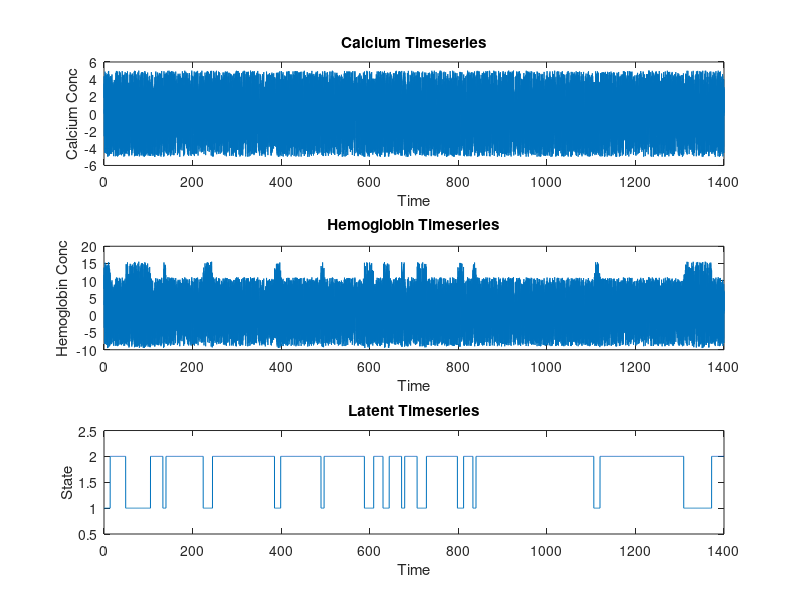

MATLAB code for this plot: (Note: this script raises an error after producing the figure.)
% Zachary Loschinskey
% Dr. Anna Devor Rotation
% January 2024
% Generation of a test dataset for Input-Output HMM Training

% Zachary Loschinskey
% Dr. Anna Devor Rotation
% January 2024
% Generation of a test dataset for Input-Output HMM Training

%--------------------------------------------------------------------------
% Input variable x and output variable y will be used
%
% Two different dual alpha function relationships between x and y will be used
% to generate the test dataset
%
% The final dataset will be a timeseries of the input and output variables
% with defined stretches of each different linear relationship
%
% The goal is to use this dataset to help me write, verify, and fully
% understand input-output HMM expectation-maximization so that I can
% implement the IOHMM for neurovascular states relating Hb to Ca2+ through
% alpha functions
%--------------------------------------------------------------------------


function [Ca, Hb, latent, transition_probabilities, E] = gen_linear_data()
    % transition_probabilities = [0.75, 0.25;  % Probability of staying in same state or transitioning
                            %        0.12, 0.88]; % Probability of transitioning to the other state or staying
    transition_probabilities = [0.75 .25; 
        0.12 0.88];
    % Define range of x values -> constructed so that there are 70 points
    x = 0:1:100;

    % Define the two linear relationships
    E = [2.5 3; 2 1];  % m1 b1; m2 b2

    
    
    %% Generating the data set
    % Create the dataset for the IOHMM
    num_samples = 200;
    
    Ca = [];
    Hb = [];
    latent = [];
    
    % Generate the dataset
    current_state = 1; % Start in state 1
    for sample = 1:num_samples
        % Record the current state
        latent = [latent; current_state];
        
        % Generate 70 calcium sample random number between -5 and 5
        calcium_values = zeros(1, 70);
        for chim =1:70
            calcium_values(chim) = -5 + 10 * rand();
        end
    
        % Set the standard deviation for the noise
        noise_std = 0.02;
        
        % Generate random noise with the same size as calcium_values
        noise = noise_std * randn(size(calcium_values));
        
        % Add noise to each element of calcium_values
        % % % calcium_values_with_noise = calcium_values + noise;
        calcium_values_with_noise = calcium_values + noise;

        % Generate data point based on the current state and the randomly selected position
        if current_state == 1
            Hb_values = calcium_values_with_noise.*E(1,1) + E(1,2);
    
            Ca = [Ca; calcium_values]; % Record input
            Hb = [Hb; Hb_values]; % Record output
        else
            % Generate data from y1 with noise
            % Hb_values = conv(calcium_values_with_noise, dual_alpha2, 'full');
            % Hb_values = Hb_values(1:70) + offset;
            Hb_values = calcium_values_with_noise.*E(2,1) + E(2,2);

            Ca = [Ca; calcium_values]; % Record input
            Hb = [Hb; Hb_values]; % Record output
        end
        
        % Transition to next state based on transition probabilities
        if rand < transition_probabilities(current_state, current_state)
            % Stay in the current state
            continue;
        else
            % Transition to the other state
            current_state = 3 - current_state; % Flip between 1 and 2
        end
    end
    
    
    
    %% Plotting the synthetic dataset
    figure()
    
    t = linspace(0, 7 * num_samples, 70*num_samples);
    Hb_t = Hb';
    Ca_t = Ca';
    
    subplot(3, 1, 1)
    plot(t, Ca_t(:))
    xlabel('Time')
    ylabel('Calcium Conc')
    title('Calcium Timeseries')
    
    subplot(3, 1, 2)
    plot(t, Hb_t(:))
    xlabel('Time')
    ylabel('Hemoglobin Conc')
    title('Hemoglobin Timeseries')
    
    subplot(3, 1, 3)
    plot(t, repelem(latent, 70))
    xlabel('Time')
    ylabel('State')
    title('Latent Timeseries')
    ylim([0.5, 2.5])

    writematrix(Ca, "Calcium.csv")
    writematrix(Hb, "Hb.csv")
    writematrix(latent, "latent.csv")

end